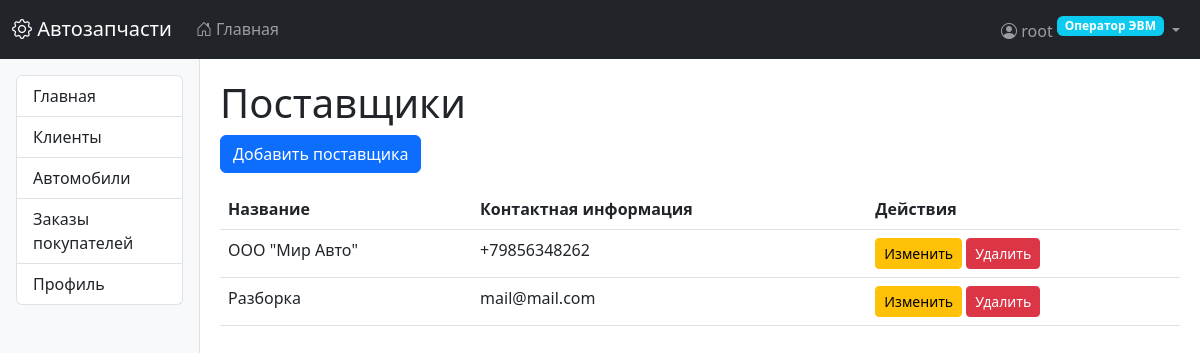
Screenshot of /parts/suppliers/ (signed in) with the database file from the repository.
### users/models.py (models this page shows, shortened)
class CustomUser(AbstractUser):
    class Role(models.TextChoices):
        OPERATOR = 'operator', _('Оператор ЭВМ')
        PARTS_MANAGER = 'parts_manager', _('Менеджер по деталям')
        ORDERS_MANAGER = 'orders_manager', _('Менеджер по заказам')
        SUPPLY_MANAGER = 'supply_manager', _('Менеджер по поставкам')
        STOREKEEPER = 'storekeeper', _('Кладовщик')
        DELIVERY_MANAGER = 'delivery_manager', _('Начальник службы доставки')
        DRIVER = 'driver', _('Водитель службы доставки')
    role = models.CharField(
        max_length=20,
        choices=Role.choices,
        default=Role.OPERATOR,
        verbose_name=_('Роль')
    )
    phone = models.CharField(max_length=20, blank=True, null=True, verbose_name=_('Телефон'))
    address = models.TextField(blank=True, null=True, verbose_name=_('Адрес'))
    delivery_preference = models.BooleanField(
        default=False,
        verbose_name=_('Требуется доставка')
    )
    groups = models.ManyToManyField(
        Group,
        verbose_name=_('Группы'),
        blank=True,
        related_name="custom_user_set",
        related_query_name="custom_user",
    )
    user_permissions = models.ManyToManyField(
        Permission,
        verbose_name=_('Права пользователя'),
        blank=True,
        related_name="custom_user_set",
        related_query_name="custom_user",
    )
    class Meta:
        verbose_name = _('Пользователь')
        verbose_name_plural = _('Пользователи')

### parts/models.py (models this page shows, shortened)
class Supplier(models.Model):
    name = models.CharField('Название поставщика', max_length=100, unique=True)
    contact_info = models.TextField('Контактная информация', blank=True)
    class Meta:
        verbose_name = 'Поставщик'
        verbose_name_plural = 'Поставщики'

### parts/views.py (the view)
# urls.py: path('suppliers/', views.SupplierListView.as_view(), name='supplier_list'),
class SupplierListView(LoginRequiredMixin, RoleRequiredMixin, ListView):
    model = Supplier
    template_name = 'parts/supplier_list.html'
    context_object_name = 'suppliers'
    allowed_roles = ['supply_manager']

### core/mixins.py (called while the page is built)
    def test_func(self):
        if not self.request.user.is_authenticated:
            return False
        if self.request.user.is_superuser:
            return True
        if self.request.user.role in self.allowed_roles:
            return True
        raise PermissionDenied("У вас нет прав для доступа к этой странице")

### templates/parts/supplier_list.html
{% extends "base.html" %}
{% block content %}
<h1>Поставщики</h1>
<a href="{% url 'supplier_create' %}" class="btn btn-primary">Добавить поставщика</a>
<table class="table mt-3">
    <thead>
        <tr>
            <th>Название</th>
            <th>Контактная информация</th>
            <th>Действия</th>
        </tr>
    </thead>
    <tbody>
        {% for supplier in suppliers %}
        <tr>
            <td>{{ supplier.name }}</td>
            <td>{{ supplier.contact_info|truncatechars:50 }}</td>
            <td>
                <a href="{% url 'supplier_update' supplier.pk %}" class="btn btn-sm btn-warning">Изменить</a>
                <a href="{% url 'supplier_delete' supplier.pk %}" class="btn btn-sm btn-danger">Удалить</a>
            </td>
        </tr>
        {% empty %}
        <tr>
            <td colspan="3">Нет поставщиков</td>
        </tr>
        {% endfor %}
    </tbody>
</table>
{% endblock %}

### templates/base.html (shortened to what this page needs)
<!DOCTYPE html>
<html lang="ru">
<head>
    <link href="https://cdn.jsdelivr.net/npm/bootstrap@5.3.0/dist/css/bootstrap.min.css" rel="stylesheet">
    <link rel="stylesheet" href="https://cdn.jsdelivr.net/npm/bootstrap-icons@1.10.0/font/bootstrap-icons.css">
</head>
<body>
    <nav class="navbar navbar-expand-lg navbar-dark bg-dark">
        <div class="container-fluid">
            <a class="navbar-brand" href="{% url 'home' %}">
                <i class="bi bi-gear"></i> Автозапчасти
            </a>
            <div class="collapse navbar-collapse" id="navbarMain">
                <ul class="navbar-nav me-auto">
                    <li class="nav-item">
                        <a class="nav-link" href="{% url 'home' %}">
                            <i class="bi bi-house-door"></i> Главная
                        </a>
                    </li>
                </ul>
                <ul class="navbar-nav ms-auto">
                    {% if user.is_authenticated %}
                    <li class="nav-item dropdown">
                        <a class="nav-link dropdown-toggle" href="#" role="button" data-bs-toggle="dropdown">
                            <i class="bi bi-person-circle"></i>
                            {{ user.get_full_name|default:user.username }}
                            <span class="badge bg-info role-badge">{{ user.get_role_display }}</span>
                        </a>
                    </li>
                    {% else %}
                    <li class="nav-item">
                        <a class="nav-link" href="{% url 'login' %}">
                            <i class="bi bi-box-arrow-in-right"></i> Войти
                        </a>
                    </li>
                    {% endif %}
                </ul>
            </div>
        </div>
    </nav>
    <div class="container-fluid">
        <div class="row">
            {% if user.is_authenticated %}
            <div class="col-md-2 sidebar p-3">
                <div class="list-group">
                    {% for item in menu_items %}
                    <a href="{{ item.url }}" class="list-group-item list-group-item-action">
                        {{ item.title }}
                    </a>
                    {% endfor %}
                </div>
            </div>
            <div class="col-md-10 main-content">
            {% else %}
            <div class="col-12 main-content">
            {% endif %}
                {% block content %}{% endblock %}
            </div>
        </div>
    </div>
</body>
</html>

### templates/base.html (style rules this page uses)
.sidebar { min-height: calc(100vh - 56px); background-color: #f8f9fa; border-right: 1px solid #dee2e6; }
.main-content { padding: 20px; }
.role-badge { font-size: 0.75rem; vertical-align: super; }

### rows the page displays
CustomUser: get_full_name "root", role "Оператор ЭВМ"
Supplier: name "ООО \"Мир Авто\"", contact_info "+79856348262"
Supplier: name "Разборка", contact_info "mail@mail.com"

### other values shown
{{ item.title }} "Главная" "Клиенты" "Автомобили" "Заказы покупателей" "Профиль"
